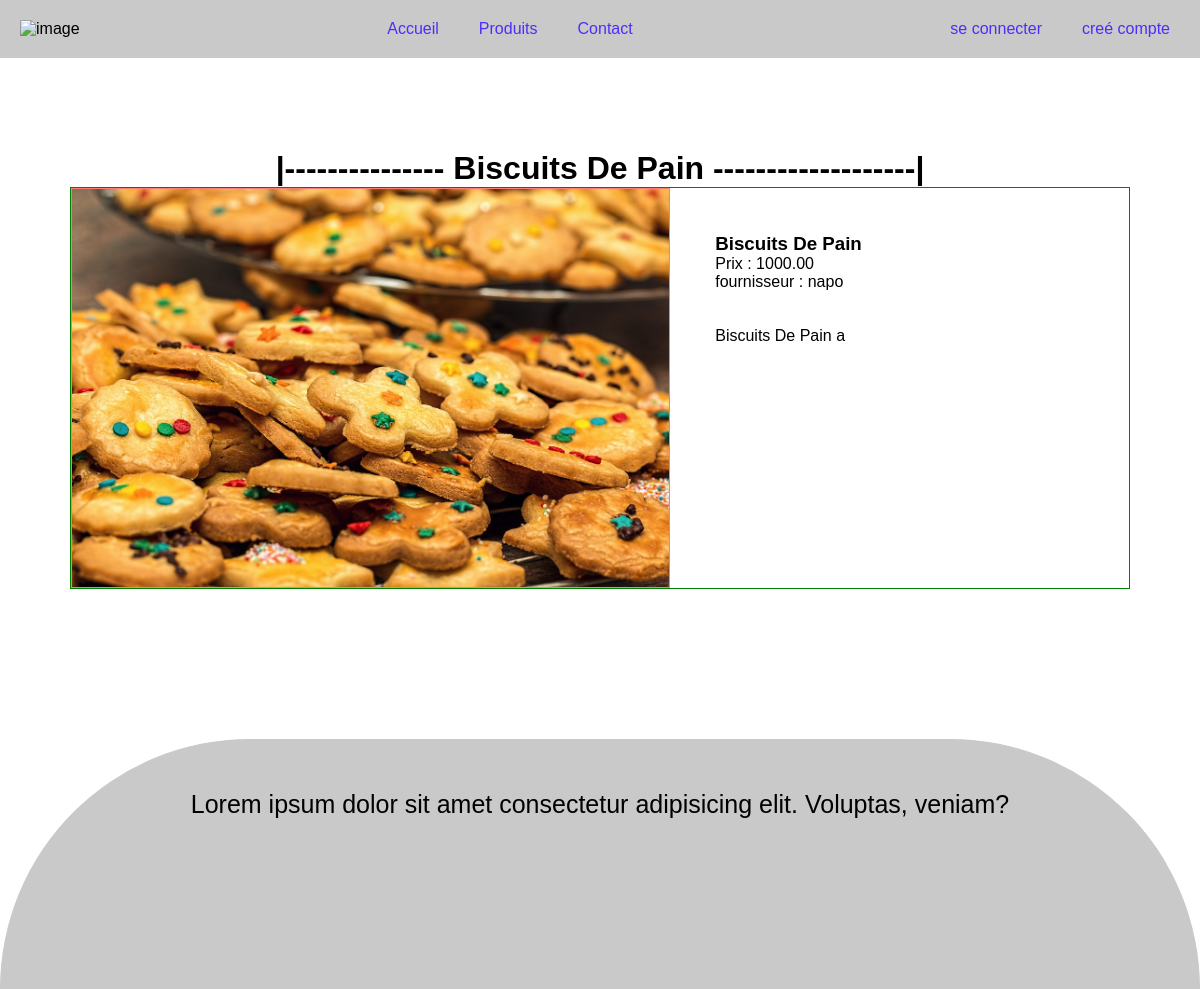
The page /biscuits-de-pain/detail/ on the database its author committed.
### siteweb/models.py (models this page shows, shortened)
class Products(models.Model):
    author = models.ForeignKey(get_user_model(), on_delete=models.CASCADE)
    category = models.ForeignKey(Category, on_delete=models.SET_NULL, null=True, blank=True)
    name = models.CharField(max_length=100)
    description = models.TextField(max_length=300)
    price = models.DecimalField(max_digits=10, decimal_places=2)
    stock = models.PositiveIntegerField()
    slug = models.CharField(max_length=100, unique=True, blank=True)
    status = models.BooleanField(default=True)
    date_on = models.DateTimeField(auto_now_add=True)
    image = models.ImageField(upload_to='products', blank=True, null=True)

### siteweb/views.py (the view)
# urls.py: path('<str:slug>/detail/', DetailProductsView.as_view(), name='detail-product'),
class DetailProductsView(DetailView):
    model = Products
    template_name = 'siteweb/detailProduct.html'
    context_object_name = 'product'

### siteweb/templates/siteweb/detailProduct.html (shortened to what this page needs)
{% extends 'index1.html' %}
{% block header %}
{% load static %}
<link rel="stylesheet" href="{% static 'siteweb/css/detail.css' %}">
{% endblock %}
{% block container %}
<h1 id="pour" style="text-align: center;">|--------------- {{product.name}} -------------------|</h1>
<article>
    {% if product.image %}
    <a href="{{ product.image.url }}">
    <div class="image-container">
        <img src="{{ product.image.url }}" alt="image">
    </div>
    </a>
    {% endif %}
    <div class="article-descrition">
        <div id="para">
        <h3>{{product.name}}</h3>
        Prix : {{product.price}} <br>
        fournisseur : {{product.author}}<br><br><br>
        <p>
            {{product.description}}
        </p>
        </div>
    </div>
</article>
{% endblock %}

### siteweb/static/css/styles1.css (style rules this page uses)
* { margin: 0; padding: 0; box-sizing: border-box; }
body { font-family: Arial, sans-serif; }
#pour { margin-top: 150px; }

### siteweb/static/siteweb/css/detail.css (style rules this page uses)
.image-container { max-width: 600px; max-height: 400px; border: solid 1px salmon; object-fit: contain; }
.image-container img { width: 100%; height: 398px; }
article { display: flex; column-gap: 45px; border: 1px solid green; height: auto; }
.article-descrition { display: flex; column-gap: 100px; margin-top: 45px; }

### rows shown on the page
Products: name "Biscuits De Pain", image (picture), price "1000.00", author "napo", description "Biscuits De Pain a"
